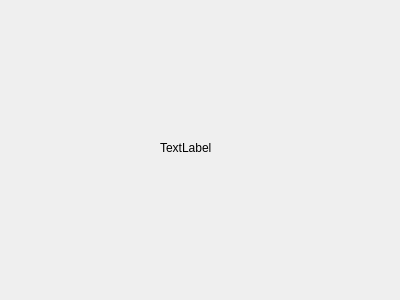
<?xml version="1.0" encoding="UTF-8"?>
<ui version="4.0">
 <class>Additionaldays_show</class>
 <widget class="QDialog" name="Additionaldays_show">
  <property name="geometry">
   <rect>
    <x>0</x>
    <y>0</y>
    <width>400</width>
    <height>300</height>
   </rect>
  </property>
  <property name="windowTitle">
   <string>Dialog</string>
  </property>
  <widget class="QLabel" name="label">
   <property name="geometry">
    <rect>
     <x>160</x>
     <y>140</y>
     <width>55</width>
     <height>16</height>
    </rect>
   </property>
   <property name="text">
    <string>TextLabel</string>
   </property>
  </widget>
 </widget>
 <resources/>
 <connections/>
</ui>
